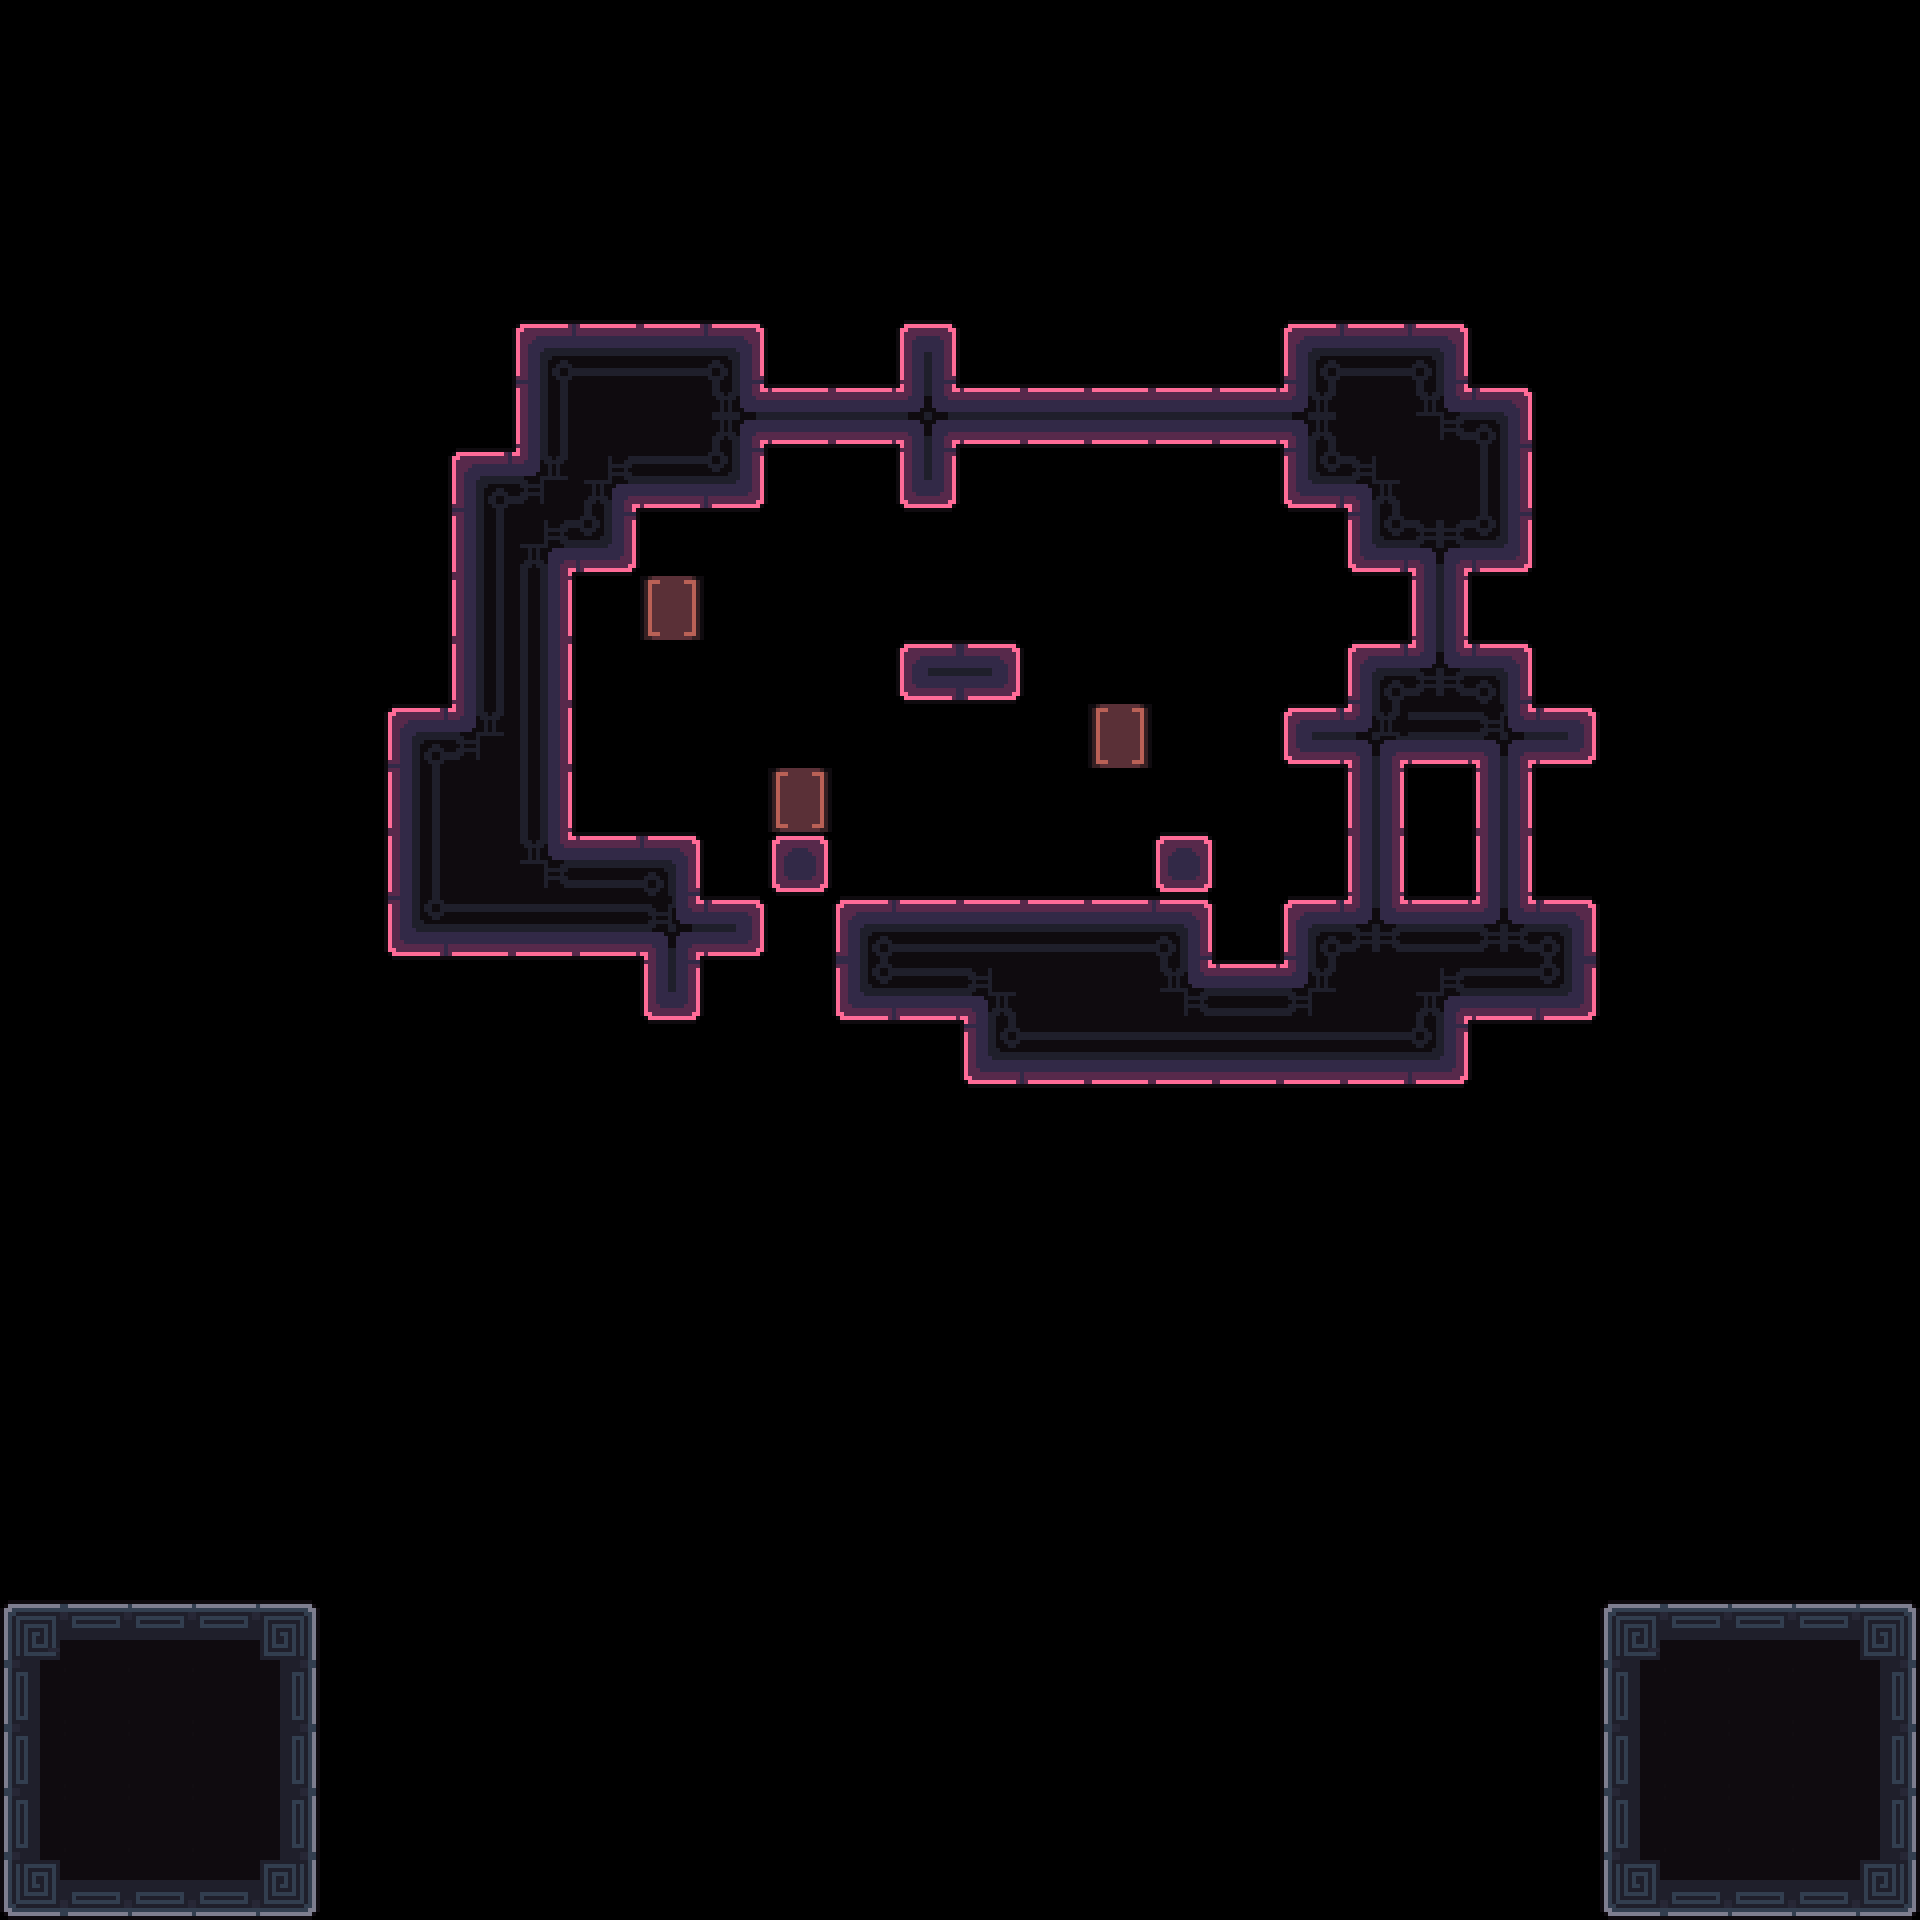

This game map was drawn from its Tiled (.tmx) file and the tilesets committed beside it. A one-line description and the full map source follow:
An orthogonal 30x30 tile map with 64x64 px tiles, 3 tile layers (Decoration, Main, Exit) and 15 objects (6x Spike, 3x Battery, 2x 1, Camera1, Camera2, ...).

<map version="1.10" tiledversion="1.11.2" orientation="orthogonal" renderorder="right-down" width="30" height="30" tilewidth="64" tileheight="64" infinite="0" nextlayerid="6" nextobjectid="52">
 <editorsettings>
  <export format="tmx" />
 </editorsettings>
 <tileset firstgid="1" source="../tilesets/tileset_d.tsx" />
 <objectgroup id="4" name="Triggers">
  <object id="37" name="Camera1" x="960" y="672">
   <point />
  </object>
  <object id="38" name="Camera2" x="704" y="480">
   <point />
  </object>
  <object id="39" name="Win" x="0" y="64" width="1920" height="1216" />
  <object id="40" name="Unactive" x="0" y="1600" width="320" height="320" />
  <object id="50" name="Data" type="1" x="0" y="0" width="63.6932" height="63.6932">
   <properties>
    <property name="bg" value="pink" />
    <property name="level_number" type="int" value="11" />
    <property name="level_unlock" value="6, 8, 12, 10" />
   </properties>
  </object>
 </objectgroup>
 <layer id="3" name="Decoration" width="30" height="30">
  <data encoding="csv">
0,0,0,0,0,0,0,0,0,0,0,0,0,0,0,0,0,0,0,0,0,0,0,0,0,0,0,0,0,0,
0,0,0,0,0,0,0,0,0,0,0,0,0,0,0,0,0,0,0,0,0,0,0,0,0,0,0,0,0,0,
0,0,0,0,0,0,0,0,0,0,0,0,0,0,0,0,0,0,0,0,0,0,0,0,0,0,0,0,0,0,
0,0,0,0,0,0,0,0,0,0,0,0,0,0,0,0,0,0,0,0,0,0,0,0,0,0,0,0,0,0,
0,0,0,0,0,0,0,0,0,0,0,0,0,0,0,0,0,0,0,0,0,0,0,0,0,0,0,0,0,0,
0,0,0,0,0,0,0,0,0,0,0,0,0,0,0,0,0,0,0,0,0,0,0,0,0,0,0,0,0,0,
0,0,0,0,0,0,0,0,0,0,0,0,0,0,0,0,0,0,0,0,0,0,0,0,0,0,0,0,0,0,
0,0,0,0,0,0,0,0,0,0,0,0,0,0,0,0,0,0,0,0,0,0,0,0,0,0,0,0,0,0,
0,0,0,0,0,0,0,0,0,0,0,0,0,0,0,0,0,0,0,0,0,0,0,0,0,0,0,0,0,0,
0,0,0,0,0,0,0,0,0,0,77,0,0,0,0,0,0,0,0,0,0,0,0,0,0,0,0,0,0,0,
0,0,0,0,0,0,0,0,0,0,0,0,0,0,0,0,0,0,0,0,0,0,0,0,0,0,0,0,0,0,
0,0,0,0,0,0,0,0,0,0,0,0,0,0,0,0,0,77,0,0,0,0,0,0,0,0,0,0,0,0,
0,0,0,0,0,0,0,0,0,0,0,0,77,0,0,0,0,0,0,0,0,0,0,0,0,0,0,0,0,0,
0,0,0,0,0,0,0,0,0,0,0,0,0,0,0,0,0,0,0,0,0,0,0,0,0,0,0,0,0,0,
0,0,0,0,0,0,0,0,0,0,0,0,0,0,0,0,0,0,0,0,0,0,0,0,0,0,0,0,0,0,
0,0,0,0,0,0,0,0,0,0,0,0,0,0,0,0,0,0,0,0,0,0,0,0,0,0,0,0,0,0,
0,0,0,0,0,0,0,0,0,0,0,0,0,0,0,0,0,0,0,0,0,0,0,0,0,0,0,0,0,0,
0,0,0,0,0,0,0,0,0,0,0,0,0,0,0,0,0,0,0,0,0,0,0,0,0,0,0,0,0,0,
0,0,0,0,0,0,0,0,0,0,0,0,0,0,0,0,0,0,0,0,0,0,0,0,0,0,0,0,0,0,
0,0,0,0,0,0,0,0,0,0,0,0,0,0,0,0,0,0,0,0,0,0,0,0,0,0,0,0,0,0,
0,0,0,0,0,0,0,0,0,0,0,0,0,0,0,0,0,0,0,0,0,0,0,0,0,0,0,0,0,0,
0,0,0,0,0,0,0,0,0,0,0,0,0,0,0,0,0,0,0,0,0,0,0,0,0,0,0,0,0,0,
0,0,0,0,0,0,0,0,0,0,0,0,0,0,0,0,0,0,0,0,0,0,0,0,0,0,0,0,0,0,
0,0,0,0,0,0,0,0,0,0,0,0,0,0,0,0,0,0,0,0,0,0,0,0,0,0,0,0,0,0,
0,0,0,0,0,0,0,0,0,0,0,0,0,0,0,0,0,0,0,0,0,0,0,0,0,0,0,0,0,0,
0,0,0,0,0,0,0,0,0,0,0,0,0,0,0,0,0,0,0,0,0,0,0,0,0,0,0,0,0,0,
0,0,0,0,0,0,0,0,0,0,0,0,0,0,0,0,0,0,0,0,0,0,0,0,0,0,0,0,0,0,
0,0,0,0,0,0,0,0,0,0,0,0,0,0,0,0,0,0,0,0,0,0,0,0,0,0,0,0,0,0,
0,0,0,0,0,0,0,0,0,0,0,0,0,0,0,0,0,0,0,0,0,0,0,0,0,0,0,0,0,0,
0,0,0,0,0,0,0,0,0,0,0,0,0,0,0,0,0,0,0,0,0,0,0,0,0,0,0,0,0,0
</data>
 </layer>
 <layer id="1" name="Main" width="30" height="30">
  <data encoding="csv">
0,0,0,0,0,0,0,0,0,0,0,0,0,0,0,0,0,0,0,0,0,0,0,0,0,0,0,0,0,0,
0,0,0,0,0,0,0,0,0,0,0,0,0,0,0,0,0,0,0,0,0,0,0,0,0,0,0,0,0,0,
0,0,0,0,0,0,0,0,0,0,0,0,0,0,0,0,0,0,0,0,0,0,0,0,0,0,0,0,0,0,
0,0,0,0,0,0,0,0,0,0,0,0,0,0,0,0,0,0,0,0,0,0,0,0,0,0,0,0,0,0,
0,0,0,0,0,0,0,0,0,0,0,0,0,0,0,0,0,0,0,0,0,0,0,0,0,0,0,0,0,0,
0,0,0,0,0,0,0,0,4,6,6,9,0,0,1073741863,0,0,0,0,0,4,6,9,0,0,0,0,0,0,0,
0,0,0,0,0,0,0,0,22,26,26,1610612773,20,20,25,20,20,0,20,20,3758096421,26,8,9,0,0,0,0,0,0,
0,0,0,0,0,0,0,4,7,44,42,45,0,0,39,0,0,0,0,0,40,43,26,27,0,0,0,0,0,0,
0,0,0,0,0,0,0,22,44,45,0,0,0,0,0,0,0,0,0,0,0,40,2147483685,45,0,0,0,0,0,0,
0,0,0,0,0,0,0,0,0,0,0,0,0,0,0,0,0,0,0,0,0,0,19,0,0,0,0,0,0,0,
0,0,0,0,0,0,0,22,27,0,0,0,0,0,1,2,0,0,0,0,0,4,1073741861,9,0,0,0,0,0,0,
0,0,0,0,0,0,4,7,27,0,0,0,0,0,0,0,0,0,0,0,3758096423,38,3221225478,1610612774,1610612775,0,0,0,0,0,
0,0,0,0,0,0,22,26,27,0,0,0,0,0,0,0,0,0,0,0,0,0,0,19,0,0,0,0,0,0,
0,0,0,0,0,0,22,26,8,6,9,0,3,0,0,0,0,0,3,0,0,19,0,19,0,0,0,0,0,0,
0,0,0,0,0,0,40,42,42,42,1610612774,1610612775,0,4,6,6,6,6,9,0,4,3221225509,6,3221225509,9,0,0,0,0,0,
0,0,0,0,0,0,0,0,0,0,39,0,0,40,42,43,26,26,8,6,7,26,44,42,45,0,0,0,0,0,
0,0,0,0,0,0,0,0,0,0,0,0,0,0,0,40,42,42,42,42,42,42,45,0,0,0,0,0,0,0,
0,0,0,0,0,0,0,0,0,0,0,0,0,0,0,0,0,0,0,0,0,0,0,0,0,0,0,0,0,0,
0,0,0,0,0,0,0,0,0,0,0,0,0,0,0,0,0,0,0,0,0,0,0,0,0,0,0,0,0,0,
0,0,0,0,0,0,0,0,0,0,0,0,0,0,0,0,0,0,0,0,0,0,0,0,0,0,0,0,0,0,
0,0,0,0,0,0,0,0,0,0,0,0,0,0,0,0,0,0,0,0,0,0,0,0,0,0,0,0,0,0,
0,0,0,0,0,0,0,0,0,0,0,0,0,0,0,0,0,0,0,0,0,0,0,0,0,0,0,0,0,0,
0,0,0,0,0,0,0,0,0,0,0,0,0,0,0,0,0,0,0,0,0,0,0,0,0,0,0,0,0,0,
0,0,0,0,0,0,0,0,0,0,0,0,0,0,0,0,0,0,0,0,0,0,0,0,0,0,0,0,0,0,
0,0,0,0,0,0,0,0,0,0,0,0,0,0,0,0,0,0,0,0,0,0,0,0,0,0,0,0,0,0,
10,12,12,12,15,0,0,0,0,0,0,0,0,0,0,0,0,0,0,0,0,0,0,0,0,10,12,12,12,15,
28,32,32,32,33,0,0,0,0,0,0,0,0,0,0,0,0,0,0,0,0,0,0,0,0,28,32,32,32,33,
28,32,32,32,33,0,0,0,0,0,0,0,0,0,0,0,0,0,0,0,0,0,0,0,0,28,32,32,32,33,
28,32,32,32,33,0,0,0,0,0,0,0,0,0,0,0,0,0,0,0,0,0,0,0,0,28,32,32,32,33,
46,48,48,48,51,0,0,0,0,0,0,0,0,0,0,0,0,0,0,0,0,0,0,0,0,46,48,48,48,51
</data>
 </layer>
 <layer id="5" name="Exit" width="30" height="30">
  <data encoding="csv">
0,0,0,0,0,0,0,0,0,0,0,0,0,0,0,0,0,0,0,0,0,0,0,0,0,0,0,0,0,0,
0,0,0,0,0,0,0,0,0,0,0,0,0,0,0,0,0,0,0,0,0,0,0,0,0,0,0,0,0,0,
0,0,0,0,0,0,0,0,0,0,0,0,0,0,0,0,0,0,0,0,0,0,0,0,0,0,0,0,0,0,
0,0,0,0,0,0,0,0,0,0,0,0,0,0,0,0,0,0,0,0,0,0,0,0,0,0,0,0,0,0,
0,0,0,0,0,0,0,0,0,0,0,0,0,0,0,0,0,0,0,0,0,0,0,0,0,0,0,0,0,0,
0,0,0,0,0,0,0,0,0,0,0,0,0,0,0,0,0,0,0,0,0,0,0,0,0,0,0,0,0,0,
0,0,0,0,0,0,0,0,0,0,0,0,0,0,0,0,0,20,0,0,0,0,0,0,0,0,0,0,0,0,
0,0,0,0,0,0,0,0,0,0,0,0,0,0,0,0,0,0,0,0,0,0,0,0,0,0,0,0,0,0,
0,0,0,0,0,0,0,0,0,0,0,0,0,0,0,0,0,0,0,0,0,0,0,0,0,0,0,0,0,0,
0,0,0,0,0,0,0,22,27,0,0,0,0,0,0,0,0,0,0,0,0,0,0,0,0,0,0,0,0,0,
0,0,0,0,0,0,0,0,0,0,0,0,0,0,0,0,0,0,0,0,0,0,0,0,0,0,0,0,0,0,
0,0,0,0,0,0,0,0,0,0,0,0,0,0,0,0,0,0,0,0,0,0,0,0,0,0,0,0,0,0,
0,0,0,0,0,0,0,0,0,0,0,0,0,0,0,0,0,0,0,0,0,19,0,0,0,0,0,0,0,0,
0,0,0,0,0,0,0,0,0,0,0,0,0,0,0,0,0,0,0,0,0,0,0,0,0,0,0,0,0,0,
0,0,0,0,0,0,0,0,0,0,0,0,0,0,0,0,0,0,0,0,0,0,0,0,0,0,0,0,0,0,
0,0,0,0,0,0,0,0,0,0,0,0,0,0,0,0,0,0,0,0,0,0,0,0,0,0,0,0,0,0,
0,0,0,0,0,0,0,0,0,0,0,0,0,0,0,0,0,0,0,0,0,0,0,0,0,0,0,0,0,0,
0,0,0,0,0,0,0,0,0,0,0,0,0,0,0,0,0,0,0,0,0,0,0,0,0,0,0,0,0,0,
0,0,0,0,0,0,0,0,0,0,0,0,0,0,0,0,0,0,0,0,0,0,0,0,0,0,0,0,0,0,
0,0,0,0,0,0,0,0,0,0,0,0,0,0,0,0,0,0,0,0,0,0,0,0,0,0,0,0,0,0,
0,0,0,0,0,0,0,0,0,0,0,0,0,0,0,0,0,0,0,0,0,0,0,0,0,0,0,0,0,0,
0,0,0,0,0,0,0,0,0,0,0,0,0,0,0,0,0,0,0,0,0,0,0,0,0,0,0,0,0,0,
0,0,0,0,0,0,0,0,0,0,0,0,0,0,0,0,0,0,0,0,0,0,0,0,0,0,0,0,0,0,
0,0,0,0,0,0,0,0,0,0,0,0,0,0,0,0,0,0,0,0,0,0,0,0,0,0,0,0,0,0,
0,0,0,0,0,0,0,0,0,0,0,0,0,0,0,0,0,0,0,0,0,0,0,0,0,0,0,0,0,0,
0,0,0,0,0,0,0,0,0,0,0,0,0,0,0,0,0,0,0,0,0,0,0,0,0,0,0,0,0,0,
0,0,0,0,0,0,0,0,0,0,0,0,0,0,0,0,0,0,0,0,0,0,0,0,0,0,0,0,0,0,
0,0,0,0,0,0,0,0,0,0,0,0,0,0,0,0,0,0,0,0,0,0,0,0,0,0,0,0,0,0,
0,0,0,0,0,0,0,0,0,0,0,0,0,0,0,0,0,0,0,0,0,0,0,0,0,0,0,0,0,0,
0,0,0,0,0,0,0,0,0,0,0,0,0,0,0,0,0,0,0,0,0,0,0,0,0,0,0,0,0,0
</data>
 </layer>
 <objectgroup id="2" name="Entities">
  <object id="8" name="Player0" type="1" x="704" y="832" width="63.6932" height="63.6932" />
  <object id="45" name="Battery" x="1088" y="704" width="62.4743" height="62.4743" />
  <object id="44" name="Battery" x="768" y="768" width="62.4743" height="62.4743" />
  <object id="33" name="Battery" x="640" y="576" width="63.6932" height="63.6932" />
  <object id="34" name="Spike" x="1216" y="896" width="63.5" height="63.5" />
  <object id="47" name="Spike" x="1088" y="320" width="63.5" height="63.5" />
  <object id="48" name="Spike" x="768" y="896" width="63.5" height="63.5" />
  <object id="27" name="Spike" x="1408" y="768" width="63.5" height="63.5" />
  <object id="51" name="Spike" x="1408" y="832" width="63.5" height="63.5" />
  <object id="41" name="Spike" x="1344" y="576" width="63.5" height="63.5" />
 </objectgroup>
</map>
